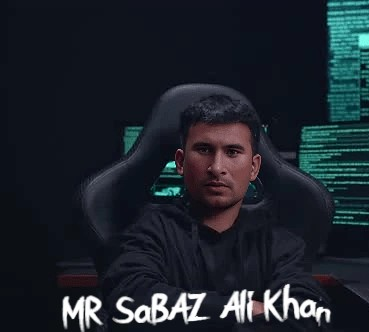
#> input picture MR Sabaz ALi Khan.jpg, 369 x 332 px, given in place of the camera
$ python handwave_light_controller.py
#> lines starting #> are read from the running program, lines starting #| are printed output that depends on the picture; after the words box and inside, x2 and y2 are one past the last pixel; in counts of white or black regions, pixels touching at a corner belong together
import cv2
import numpy as np
import serial
import time

# Banner
print("""
============================================================
       HandWave Light Controller
       Coded by Pakistani Ethical Hacker Mr Sabaz Ali Khan
============================================================
""")

# Initialize variables
hand_detected = False
wave_count = 0
last_wave_time = 0
light_state = False
WAVE_THRESHOLD = 2  # Number of waves to toggle light
TIME_THRESHOLD = 2  # Seconds between valid waves

# Initialize webcam
cap = cv2.VideoCapture(0)
if not cap.isOpened():
    print("Error: Could not open webcam")
    exit()

# Initialize serial (modify port and baud rate as needed)
try:
    ser = serial.Serial('COM3', 9600, timeout=1)
    time.sleep(2)  # Wait for serial connection
except:
    print("Warning: Serial port not connected. Running in simulation mode.")
    ser = None

# Create background subtractor for hand detection
fgbg = cv2.createBackgroundSubtractorMOG2()

def toggle_light(state):
    """Toggle light state via serial (placeholder for actual hardware control)"""
    if ser:
        try:
            ser.write(str(int(state)).encode())
            print(f"Light {'ON' if state else 'OFF'}")
        except:
            print("Error: Failed to send serial command")
    else:
        print(f"Simulated: Light {'ON' if state else 'OFF'}")

while True:
    ret, frame = cap.read()
#> frame is the input picture: shape (332, 369, 3); mean B, G, R 44.2, 36.1, 29.5
    if not ret:
        print("Error: Failed to capture frame")
        break

    # Convert to grayscale and apply background subtraction
    gray = cv2.cvtColor(frame, cv2.COLOR_BGR2GRAY)
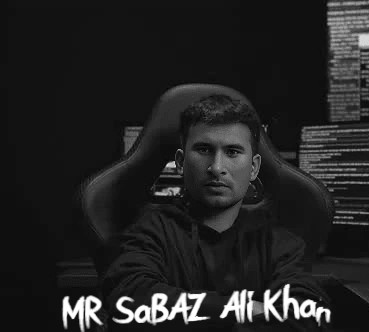
#> gray: shape (332, 369); min 3, max 255, mean 35.1
    fgmask = fgbg.apply(gray)
#> fgmask: shape (332, 369); every value is 127

    # Apply threshold and find contours
    _, thresh = cv2.threshold(fgmask, 25, 255, cv2.THRESH_BINARY)
#> thresh: shape (332, 369); every value is 255
    contours, _ = cv2.findContours(thresh, cv2.RETR_EXTERNAL, cv2.CHAIN_APPROX_SIMPLE)
#> contours = [[[0, 0], [0, 331], [368, 331], [368, 0]]]

    current_time = time.time()
    hand_present = False

    for contour in contours:
        # Filter small contours
        if cv2.contourArea(contour) > 1000:
            hand_present = True
            cv2.drawContours(frame, [contour], -1, (0, 255, 0), 2)

            if not hand_detected and (current_time - last_wave_time) > TIME_THRESHOLD:
                wave_count += 1
                last_wave_time = current_time
                print(f"Wave detected: {wave_count}")

                if wave_count >= WAVE_THRESHOLD:
                    light_state = not light_state
                    toggle_light(light_state)
                    wave_count = 0
#> this loop made 1 pass
#> (contour, hand_present, last_wave_time) on pass 1: ([[0, 0], [0, 331], [368, 331], [368, 0]], True, 1.8e+09)
#| Wave detected: 1
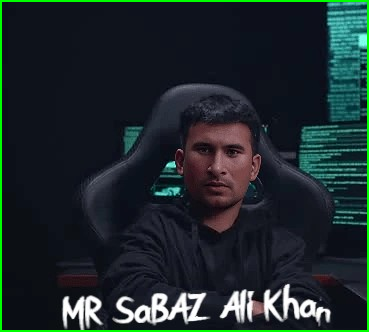
#> frame: shape (332, 369, 3); 2.28% of pixels changed, all inside (x1, y1, x2, y2) = (0, 0, 369, 332)
#> after the loop, last_wave_time = 1.8e+09; light_state = False; wave_count = 1

    hand_detected = hand_present
#> hand_detected = True

    # Display status
    status = f"Light: {'ON' if light_state else 'OFF'} | Waves: {wave_count}"
#> status = 'Light: OFF | Waves: 1'
    cv2.putText(frame, status, (10, 30), cv2.FONT_HERSHEY_SIMPLEX, 1, (0, 0, 255), 2)
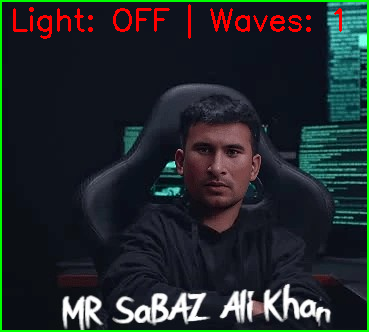
#> frame: shape (332, 369, 3); 1.63% of pixels changed, all inside (x1, y1, x2, y2) = (13, 4, 342, 39)

    # Show video feed
    cv2.imshow('HandWave Light Controller', frame)

    # Exit on 'q' press
    if cv2.waitKey(1) & 0xFF == ord('q'):
#> (key q is pressed here)
        break

# Cleanup
cap.release()
cv2.destroyAllWindows()
if ser:
    ser.close()
